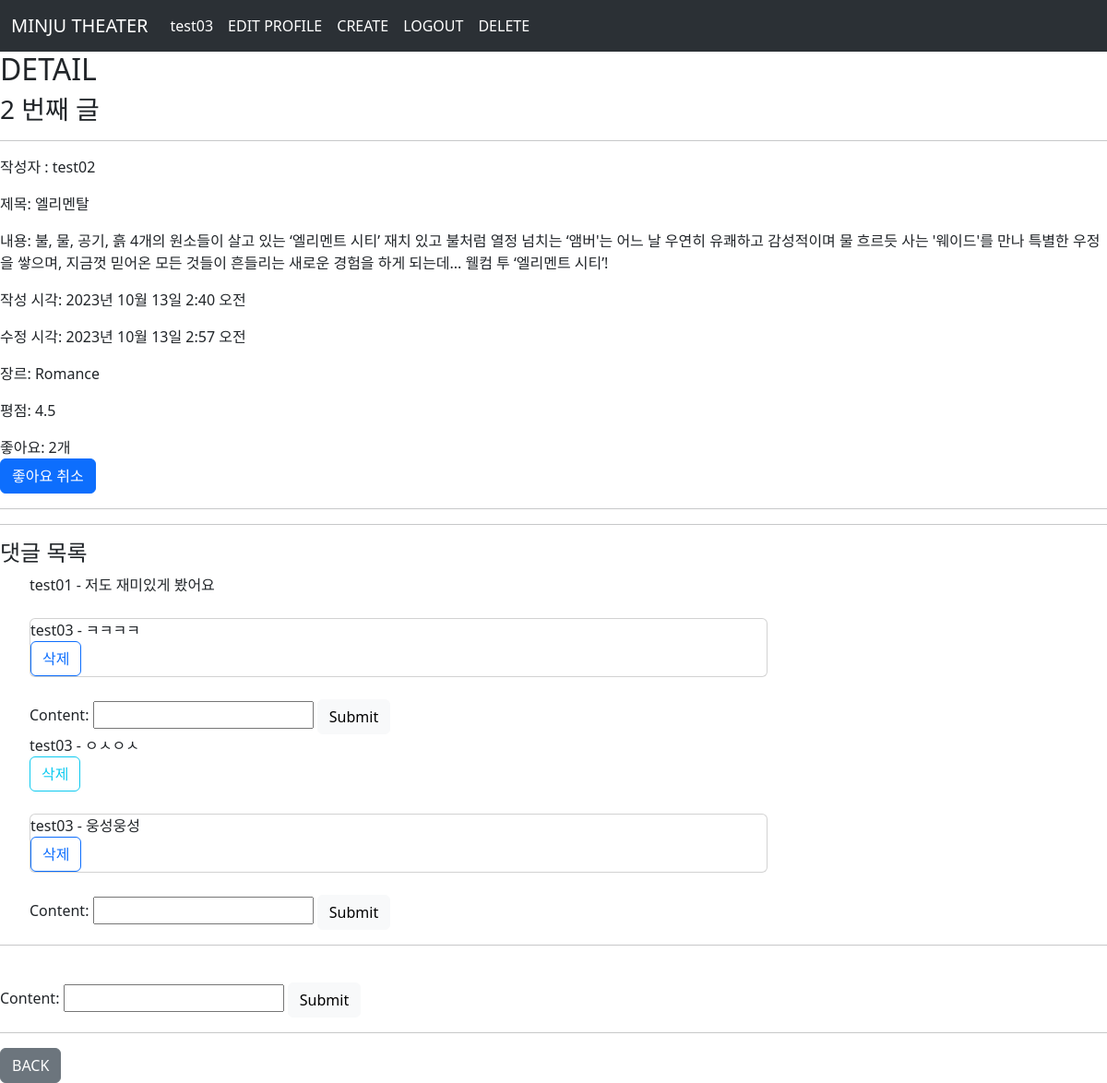
/movies/2/ (signed in), run on the app's committed database.
### accounts/models.py (models this page shows)
class User(AbstractUser):
    followings = models.ManyToManyField('self', symmetrical=False, related_name='followers')

### movies/models.py (models this page shows)
class Movie(models.Model):
    user = models.ForeignKey(settings.AUTH_USER_MODEL, on_delete=models.CASCADE)
    title = models.CharField(max_length=20)
    content = models.TextField()
    created_at = models.DateTimeField(auto_now_add=True)
    updated_at = models.DateTimeField(auto_now=True)
    COMEDY = 'Comedy'
    FANTASY = 'Fantasy'
    ROMANCE = 'Romance'
    GENRE_CHOICES = [
        (COMEDY, 'Comedy'),
        (FANTASY, 'Fantasy'),
        (ROMANCE, 'Romance'),
    ]
    genre = models.CharField(
        max_length = 7,
        choices = GENRE_CHOICES,
        default = COMEDY,
    )
    rating = models.DecimalField(
        max_digits=2,  # 정수부 자릿수, 5까지 허용하므로 2로 설정
        decimal_places=1,  # 소수부 자릿수, 0.5 간격이므로 1로 설정
        default=0.0,  # 기본값 설정
    )
    like_users = models.ManyToManyField(settings.AUTH_USER_MODEL, related_name='like_movies')

class Comment(models.Model):
    movie = models.ForeignKey(Movie, on_delete=models.CASCADE)
    user = models.ForeignKey(settings.AUTH_USER_MODEL, on_delete=models.CASCADE)
    content = models.CharField(max_length=200)
    created_at = models.DateTimeField(auto_now_add=True)
    updated_at = models.DateTimeField(auto_now=True)

class Recomment(models.Model):
    movie = models.ForeignKey(Movie, on_delete=models.CASCADE)
    user = models.ForeignKey(settings.AUTH_USER_MODEL, on_delete=models.CASCADE)
    comment = models.ForeignKey(Comment, on_delete=models.CASCADE)
    content = models.CharField(max_length=200)
    created_at = models.DateTimeField(auto_now_add=True)
    updated_at = models.DateTimeField(auto_now=True)

### movies/views.py (the view)
# urls.py: path('<int:pk>/', views.detail, name='detail'),
def detail(request, pk):
    movie = Movie.objects.get(pk=pk)
    comment_form = CommentForm()
    comments = movie.comment_set.all()
    recomment_form = RecommentForm()
    recomments = movie.recomment_set.all()
    context = {
        'movie': movie,
        'comment_form': comment_form,
        'comments': comments,
        'recomment_form': recomment_form,
        'recomments': recomments,
    }
    return render(request, 'movies/detail.html', context)

### movies/forms.py
class CommentForm(forms.ModelForm):
    class Meta:
        model = Comment
        fields = ('content',)

class RecommentForm(forms.ModelForm):
    class Meta:
        model = Recomment
        fields = ('content',)

### movies/templates/movies/detail.html (shortened to what this page needs)
{% extends "base.html" %}
{% block content %}
<div>
<h2>DETAIL</h2>
  <h3>{{ movie.pk }} 번째 글</h3>
  <hr>
  <p>작성자 : {{ movie.user }}</p>
  <p>제목: {{ movie.title }}</p>
  <p>내용: {{ movie.content }}</p>
  <p>작성 시각: {{ movie.created_at }}</p>
  <p>수정 시각: {{ movie.updated_at }}</p>
  <p>장르: {{ movie.get_genre_display }}</p>
  <p>평점: {{ movie.rating }}</p>
  <span>좋아요: {{ movie.like_users.count }}개</span>
  <form action="{% url "movies:likes" movie.pk%}" method="POST">
    {% if request.user in movie.like_users.all %}
      <input type="submit" class="btn btn-primary" value="좋아요 취소">
    {% else %}
      <input type="submit" class="btn btn-danger" value="좋아요">
    {% endif %}
  </form>
  <hr>
  <hr>
  <h4>댓글 목록</h4>
  <ul>
    {% for comment in comments %}
      <div>
        {{ comment.user }} - {{ comment.content }}
        {% if request.user == comment.user %}
          <form action="{% url "movies:comments_delete" movie.pk comment.pk %}" method="POST">
            <input type="submit" class="btn btn-outline-info" value="삭제">
          </form>
        {% endif %}
      </div>
      <br>
      {% for recomment in comment.recomment_set.all %}
    <div class="card" style="width:50rem;">
      {{ recomment.user }} - {{ recomment.content }}
      {% if request.user == recomment.user %}
        <form action="{% url "movies:recomments_delete" movie.pk comment.pk recomment.pk %}" method="POST">
          <input type="submit" class="btn btn-outline-primary" value="삭제">
        </form>
      {% endif %}
    </div>
    <br>
    {% endfor %}
      <form action="{% url "movies:create_recomments" movie.pk comment.pk %}" method="POST">
        {{ recomment_form }}
        <input type="submit" class="btn btn-light">
      </form>
    {% endfor %}
  </ul>
  <hr>
  <br>
  <form action="{% url "movies:comments_create" movie.pk %}" method="POST">
    {{ comment_form }}
    <input type="submit" class="btn btn-light">
  </form>
  <hr>
  <a href="{% url "movies:index" %}" class="btn btn-secondary">BACK</a>
</div>
  {% endblock content %}

### templates/base.html (shortened to what this page needs)
<!doctype html>
<html lang="en">
  <head>
    <link href="https://cdn.jsdelivr.net/npm/bootstrap@5.3.2/dist/css/bootstrap.min.css" rel="stylesheet">
  </head>
  <body>
    <nav class="navbar navbar-expand-lg bg-body-tertiary" data-bs-theme="dark">
      <div class="container-fluid">
        <a class="navbar-brand" href="{% url "movies:index" %}">MINJU THEATER</a>
        <div class="collapse navbar-collapse" id="navbarSupportedContent">
          <ul class="navbar-nav me-auto mb-2 mb-lg-0">
            {% if request.user.is_authenticated %}
            <li class="nav-item">
              <a class="nav-link active" aria-current="page" href="{% url "accounts:profile" user.username %}">{{ user.username }}</a>
            </li>
            <li class="nav-item">
              <a class="nav-link active" aria-current="page" href="{% url "accounts:update" %}">EDIT PROFILE</a>
            </li>
            <li class="nav-item">
              <a class="nav-link active" aria-current="page" href="{% url "movies:create" %}">CREATE</a>
            </li>
            <li class="nav-item">
              <a class="nav-link active" aria-current="page" href="{% url "accounts:logout" %}">LOGOUT</a>
            </li>
            <li class="nav-item">
              <a class="nav-link active" aria-current="page" href="{% url "accounts:delete" %}">DELETE</a>
            </li>
            {% endif %}
          </ul>
        </div>
      </div>
    </nav>
{% block content %}
{% endblock content %}
  </body>
</html>

### data on the page
User: username "test03"
Movie: pk "2", user "test02", title "엘리멘탈", content "불, 물, 공기, 흙 4개의 원소들이 살고 있는 ‘엘리멘트 시티’ 재치 있고 불처럼 열정 넘치는 ‘앰버'는 어느 날 우연히 유쾌하고 감성적이며 물 흐르듯 사는 '웨이드'를 만나 특별한 우정을 쌓으며, 지금껏 믿어온 모든 것들이 흔들리는 새로운 경험을 하게 되는데... 웰컴 투 ‘엘리멘트 시티’!", created_at "2023년 10월 13일 2:40 오전", updated_at "2023년 10월 13일 2:57 오전", genre "Romance", rating "4.5", like_users.count "2"
Comment: user "test01", content "저도 재미있게 봤어요"
Recomment: user "test03", content "ㅋㅋㅋㅋ"
Comment: user "test03", content "ㅇㅅㅇㅅ"
Recomment: user "test03", content "웅성웅성"
